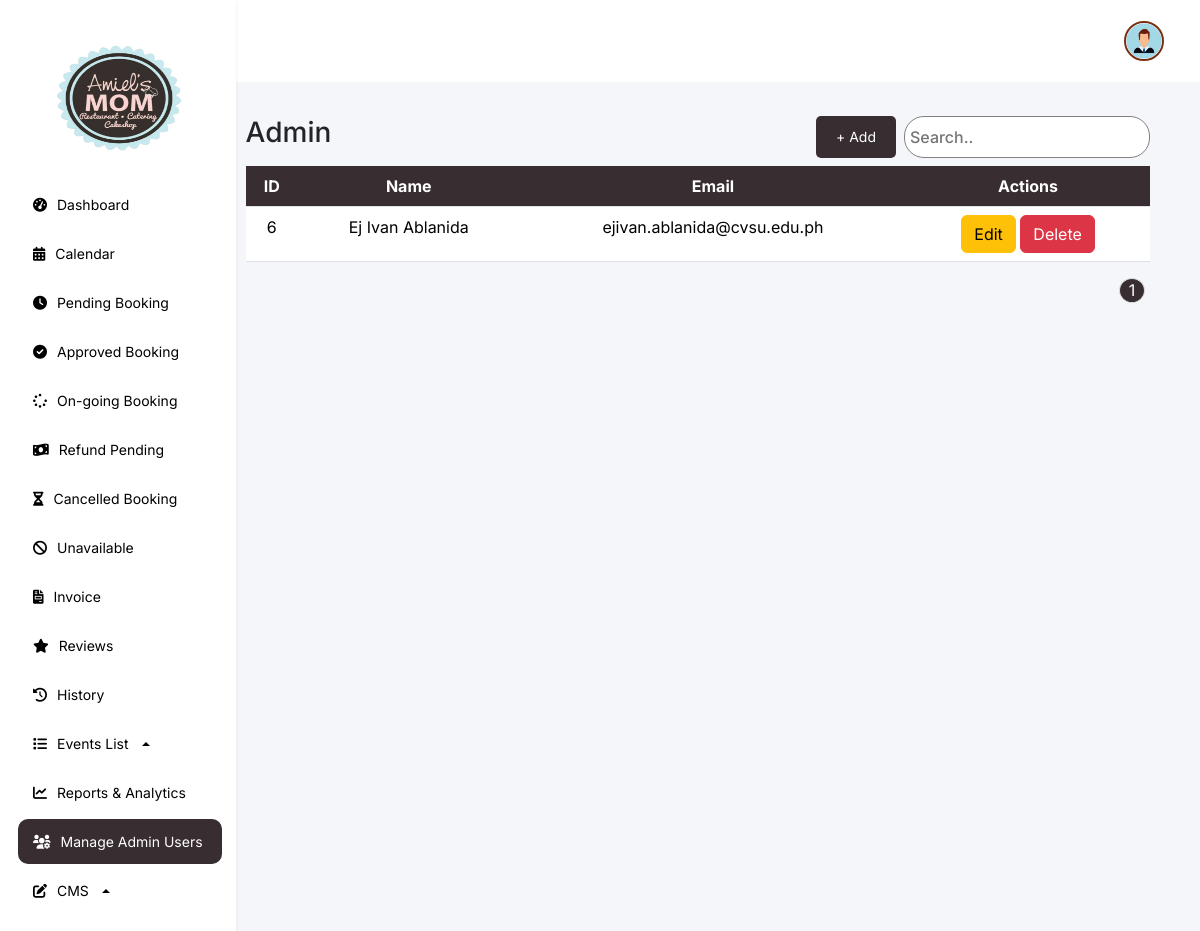
/features/admin/web/admin-user.php (signed in), run on the app's committed database.
### tables this page shows
CREATE TABLE `users` (
  `id` int(11) NOT NULL,
  `email` varchar(100) NOT NULL,
  `image_profile` varchar(255) DEFAULT 'default.png',
  `password` varchar(255) NOT NULL,
  `created_at` timestamp NOT NULL DEFAULT current_timestamp(),
  `role` enum('users','admin') DEFAULT 'users',
  `first_name` varchar(255) NOT NULL,
  `last_name` varchar(255) NOT NULL,
  `address` varchar(255) NOT NULL,
  `contact_number` varchar(15) NOT NULL,
  `verification_code` int(11) NOT NULL,
  `status` int(11) DEFAULT 0
);

### features/admin/web/admin-user.php (the view, shortened to what this page needs)
<?php
require '../../../db.php';
$page = isset($_GET['page']) ? intval($_GET['page']) : 1;
$limit = 5;
$total_query = "SELECT COUNT(*) as total FROM users";
$total_result = $conn->query($total_query);
$total_row = $total_result->fetch_assoc();
$total_records = $total_row['total'];
$total_pages = ceil($total_records / $limit);
$query = "SELECT * FROM users WHERE role = 'admin'";
$result = $conn->query($query);
?>
<!DOCTYPE html>
<html lang="en">
<head>
    <link rel="stylesheet" href="https://cdnjs.cloudflare.com/ajax/libs/font-awesome/6.0.0-beta3/css/all.min.css">
    <link href="https://cdn.jsdelivr.net/npm/bootstrap@5.3.3/dist/css/bootstrap.min.css" rel="stylesheet"
>
    <link href="https://cdn.jsdelivr.net/npm/sweetalert2@11.5.0/dist/sweetalert2.min.css" rel="stylesheet">
    <link rel="stylesheet" href="../css/index.css">
</head>
<body>
    <div class="navbar flex-column bg-white shadow-sm p-3 collapse d-md-flex" id="navbar">
    <div class="navbar-links">
        <a class="navbar-brand d-none d-md-block logo-container" href="#">
            <img src="../../../assets/logo.png" alt="Logo">
        </a>
        <a href="dashboard.php">
            <i class="fa-solid fa-gauge-high"></i>
            <span>Dashboard</span>
        </a>
        <a href="calendar.php">
            <i class="fa-solid fa-calendar-days"></i>
            <span>Calendar</span>
        </a>
        <a href="pending.php">
            <i class="fa-solid fa-clock"></i>
            <span>Pending Booking</span>
        </a>
        <a href="approve.php">
            <i class="fa-solid fa-circle-check"></i>
            <span>Approved Booking</span>
        </a>
        <a href="on-going.php">
            <i class="fa-solid fa-spinner"></i>
            <span>On-going Booking</span>
        </a>
        <a href="refund.php">
            <i class="fa-solid fa-money-bill-wave"></i>
            <span>Refund Pending</span>
        </a>
        <a href="cancel.php">
            <i class="fa-solid fa-hourglass-half"></i>
            <span>Cancelled Booking</span>
        </a>
        <a href="unavailable.php">
            <i class="fa-solid fa-ban"></i>
            <span>Unavailable</span>
        </a>
        <a href="invoice.php">
            <i class="fa-solid fa-file-invoice"></i>
            <span>Invoice</span>
        </a>
        <a href="reviews.php">
            <i class="fa-solid fa-star"></i>
            <span>Reviews</span>
        </a>
        <a href="history.php">
            <i class="fa-solid fa-clock-rotate-left"></i>
            <span>History</span>
        </a>
        <div class="dropdown dropup">
            <a href="#" class="dropdown-toggle" id="eventsListDropdown" role="button" data-bs-toggle="dropdown" aria-expanded="false">
                <i class="fa-solid fa-list"></i>
                <span>Events List</span>
            </a>
        </div>
        <a href="reports.php">
            <i class="fa-solid fa-chart-line"></i>
            <span>Reports & Analytics</span>
        </a>
        <a href="#" class="navbar-highlight">
            <i class="fa-solid fa-users-gear"></i>
            <span>Manage Admin Users</span>
        </a>
        <div class="dropdown dropup">
            <a href="#" class="dropdown-toggle" id="servicesDropdown" role="button" data-bs-toggle="dropdown" aria-expanded="false">
                <i class="fa-solid fa-pen-to-square"></i>
                <span>CMS</span>
            </a>
        </div>
    </div>
    </div>
    <div class="content flex-grow-1">
        <div class="header">
            <div class="profile-admin">
                <div class="dropdown">
                    <button class="" type="button" data-bs-toggle="dropdown" aria-expanded="false">
                        <img src="../../../assets/profile/user.png"
                            style="width: 40px; height: 40px; object-fit: cover;">
                    </button>
                </div>
            </div>
        </div>
        <div class="container mt-4">
            <div class="d-flex justify-content-between mb-2">
                <h3>Admin</h3>
                <div class="d-flex gap-2">
                    <button class="add-btn" data-bs-toggle="modal" data-bs-target="#addModal">
                        + Add
                    </button>
                    <input type="text" class="search" placeholder="Search.." id="searchInput">
                </div>
            </div>
            <div class="table-responsive">
                <table class="table">
                    <thead class="table-booking">
                        <tr>
                            <th scope="col">ID</th>
                            <th scope="col">Name</th>
                            <th scope="col">Email</th>
                            <th scope="col">Actions</th>
                        </tr>
                    </thead>
                    <tbody>
                        <?php
                        while ($row = $result->fetch_assoc()):
                        ?>
                            <tr>
                                <td><?php echo htmlspecialchars($row['id']); ?></td>
                                <td><?php echo htmlspecialchars($row['first_name']); ?> <?php echo htmlspecialchars($row['last_name']); ?></td>
                                <td><?php echo htmlspecialchars($row['email']); ?></td>
                                <td>
                                    <button class="btn btn-warning" data-bs-toggle="modal" data-bs-target="#editModal"
                                        data-id="<?php echo $row['id']; ?>" data-name="<?php echo $row['first_name']; ?> <?php echo $row['last_name']; ?>"
                                        data-email="<?php echo $row['email']; ?>"
                                        data-password="<?php echo $row['password']; ?>">Edit</button>
                                    <button class="btn btn-danger" data-bs-toggle="modal" data-bs-target="#deleteModal"
                                        data-id="<?php echo $row['id']; ?>">Delete</button>
                                </td>
                            </tr>
                        <?php
                        endwhile;
                        ?>
                    </tbody>
                </table>
            </div>
            <nav>
                <ul class="pagination d-flex justify-content-end">
                    <?php
                    if ($total_pages > 3) {
                        if ($page > 1) {
                            echo '<li class="page-item"><a class="page-link" href="?page=' . ($page - 1) . '">&laquo;</a></li>';
                        }
                        $start = max(1, $page - 1);
                        $end = min($total_pages, $start + 2);
                        for ($i = $start; $i <= $end; $i++) {
                            echo '<li class="page-item ' . ($i == $page ? 'active' : '') . '"><a class="page-link" href="?page=' . $i . '">' . $i . '</a></li>';
                        }
                        if ($page < $total_pages) {
                            echo '<li class="page-item"><a class="page-link" href="?page=' . ($page + 1) . '">&raquo;</a></li>';
                        }
                    } else {
                        for ($i = 1; $i <= $total_pages; $i++) {
                            echo '<li class="page-item ' . ($i == $page ? 'active' : '') . '"><a class="page-link" href="?page=' . $i . '">' . $i . '</a></li>';
                        }
                    }
                    ?>
                </ul>
            </nav>
        </div>
</body>
</html>

### features/admin/css/index.css (style rules this page uses)
* { font-family: "Inter", sans-serif; font-optical-sizing: auto; font-style: normal; margin: 0; }
body { margin: 0; padding: 0; display: flex; overflow-x: hidden; }
.navbar { background-color: #FFFFFF; display: flex; flex-direction: column; align-items: start; padding: 20px; box-shadow: 2px 0 5px rgba(0, 0, 0, 0.1); min-width: 230px; }
.navbar a { color: #000; padding: 12px 15px; text-decoration: none; width: 100%; display: flex; align-items: center; gap: 10px; font-size: 14px !important; margin: 2px; }
.navbar-highlight { color: #FFFFFF !important; border-radius: 10px; padding: 12px 15px !important; text-decoration: none !important; width: 100% !important; display: flex !important; align-items: center !important; gap: 10px !important; font-size: 14px !important; background-color: #382D31 !important; }
.navbar-brand { padding: 0 !important; }
.navbar-brand img { display: block; justify-content: center; align-items: center; width: 70%; height: 15vh; margin: 20px 0 20px 30px; }
.navbar-links { display: flex; flex-direction: column; width: 100%; }
.content { flex-grow: 1; background-color: #F5F6FA; }
.header { display: flex; align-items: center; padding: 20px; justify-content: space-between; background-color: #FFFFFF !important; }
.header button { margin-right: 10px; }
.profile-admin { display: flex; align-items: center; margin-left: auto; gap: 5px; }
.profile-admin img { width: 40px; height: 40px; border-radius: 50%; margin-right: 10px; border: 2px solid #7A3015; }
.profile-admin button { background-color: transparent; border: none; font-size: 20px; display: flex; margin: auto; }
table { border-radius: 24px !important; }
th,tr { background-color: #382D31 !important; color: #fff !important; text-align: center; white-space: nowrap !important; }
.container { padding: 10px 50px 10px 10px; }
.pagination .page-item { margin: 0 5px; }
.pagination .page-link { width: 30px; height: 30px; text-align: center; border-radius: 50%; background-color: #f8f9fa; border: 1px solid #ddd; transition: background-color 0.3s, color 0.3s; }
.pagination .page-item.active .page-link { background-color: #382D31; color: white; border-color: #ddd; }
.pagination a { display: flex; align-items: center; justify-content: center; margin: auto; }
.page-item:first-child .page-link { border-radius :50px; width: 25px; height :25px; }
.page-item:last-child .page-link { border-radius: 50%; width: 25px; height: 25px; }
.container input { background-color: silver; font-weight: 500; }
.add-btn { background-color: #382D31; color: #fff; border: none; border-radius: 5px; padding: 3px 20px; font-size: 14px; }
.search { background-color: #fff !important; border: 1px solid #808080; border-radius: 20px; padding: 5px; }
.pagination a { color:#382D31; }

### data on the page
users: id "6", first_name "Ej Ivan", last_name "Ablanida", email "ejivan.ablanida@cvsu.edu.ph"
